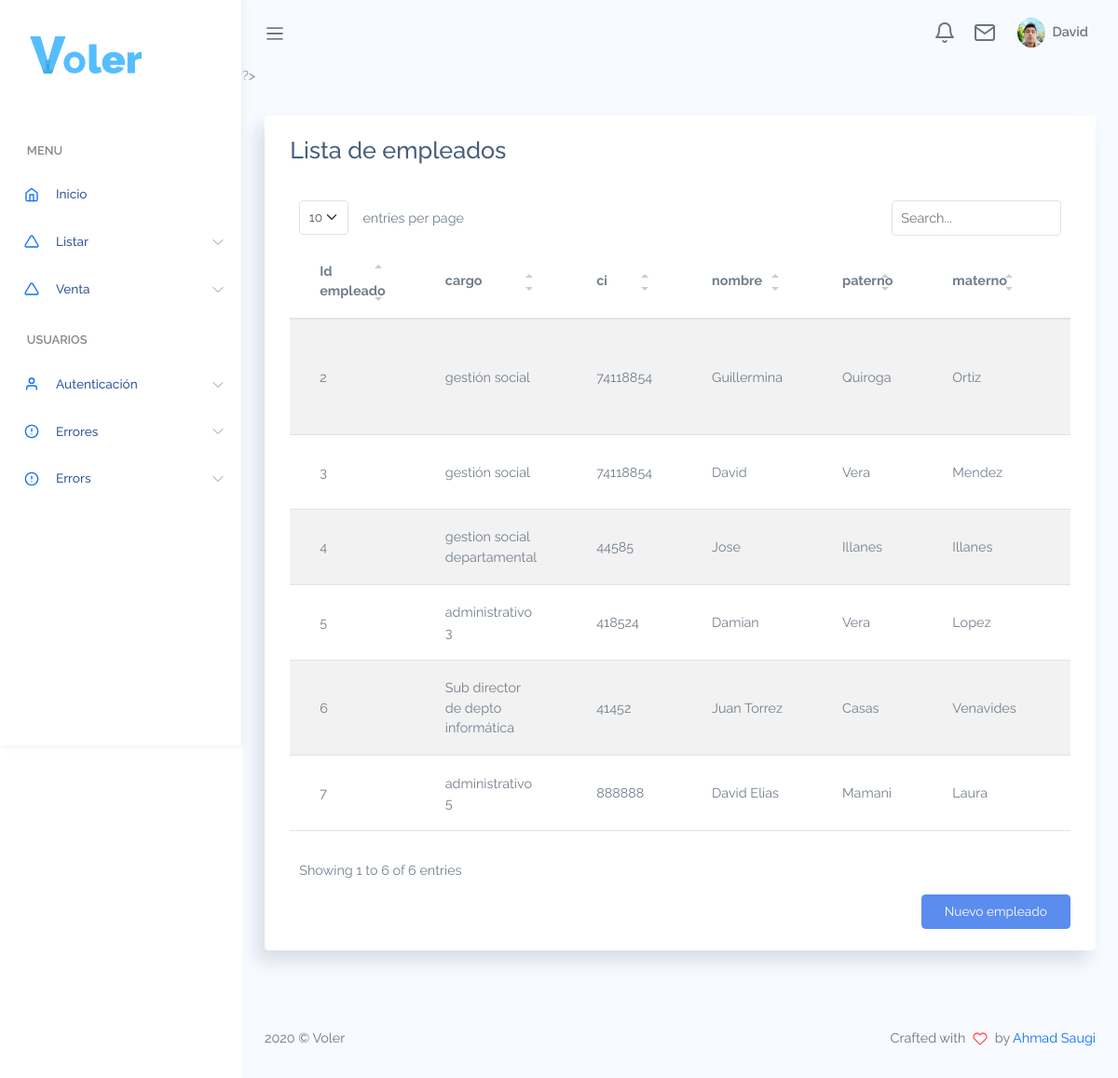
The page /listar/lista_empleado.php (signed in) on the database its author committed.
### tables this page shows
CREATE TABLE `empleado` (
  `id_empleado` int unsigned NOT NULL AUTO_INCREMENT,
  `id_cargo` int unsigned NOT NULL,
  `ci` varchar(20) DEFAULT NULL,
  `nombre` varchar(50) DEFAULT NULL,
  `paterno` varchar(35) DEFAULT NULL,
  `materno` varchar(35) DEFAULT NULL,
  `direccion` varchar(60) DEFAULT NULL,
  `telefono` varchar(15) DEFAULT NULL,
  `fechanacimiento` date DEFAULT NULL,
  `genero` char(2) DEFAULT NULL,
  `intereses` varchar(120) DEFAULT NULL,
  `estado` char(2) NOT NULL DEFAULT '1',
  PRIMARY KEY (`id_empleado`),
  KEY `fk_empleado_cargo1_idx` (`id_cargo`),
  CONSTRAINT `fk_empleado_cargo1` FOREIGN KEY (`id_cargo`) REFERENCES `cargo` (`id_cargo`) ON DELETE CASCADE ON UPDATE CASCADE
);

CREATE TABLE `cargo` (
  `id_cargo` int unsigned NOT NULL AUTO_INCREMENT,
  `cargo` varchar(50) DEFAULT NULL,
  `estado` char(2) NOT NULL DEFAULT '1',
  PRIMARY KEY (`id_cargo`)
);

### listar/lista_empleado.php (the view, shortened to what this page needs)
<?php
include('../bd/coneccion.php');
if($_SESSION['nivel']==1){
    include('../cuerpo/encabezado.php');
}else{
    if($_SESSION['nivel']==2){
        include('../cuerpo/encabezado2.php');
    }
}
?>
?>
<div class="main-content container-fluid">
    <section class="section">
        <div class="card">
            <div class="card-header">
                <h3>Lista de empleados</h3>
            </div>
            <div class="card-body">
                <table class='table table-striped' id="table1">
                    <thead>
                        <tr>
                            <th>Id empleado</th><th>cargo</th><th>ci</th><th>nombre</th><th>paterno</th>
                            <th>materno</th><th>direccion</th><th>telefono</th><th>fecha nacimiento</th>
                        </tr>
                    </thead>
                    <tbody>
                        <?php
                        $resultado = mysqli_query($conexion,"SELECT * FROM empleado WHERE estado=1");
                        while($dato = mysqli_fetch_array($resultado)){
                            $id=$dato['id_empleado'];
                            $id_cargo=$dato['id_cargo'];
                            $result=mysqli_fetch_array(mysqli_query($conexion,"SELECT * FROM cargo WHERE id_cargo=$id_cargo"));
                            $ci=$dato['ci'];
                            $nom=$dato['nombre'];
                            $paterno=$dato['paterno'];
                            $materno=$dato['materno'];
                            $direccion=$dato['direccion'];
                            ?>
                            <tr>
                                <td><?=$id?></td><td><?=$result['cargo']?></td><td><?=$ci?></td><td><?=$nom?></td>
                                <td><?=$paterno?></td><td><?=$materno?></td><td><?=$direccion?></td>
                            </tr>
                            <?php
                        }
                        ?>
                    </tbody>
                </table>
                <div class="col-12 d-flex justify-content-end">
                    <a href="../registrar/registro_empleado.php" class="btn btn-primary">Nuevo empleado</a>
                </div>
            </div>
        </div>
    </section>
</div>
<?php include('../cuerpo/pie.php');?>

### assets/css/app.css (style rules this page uses)
* { font-family: "Raleway"; }
#main .main-content { padding: 2rem 1.5rem; }
.btn.btn-primary { color: #fff; }
.card { box-shadow: -8px 12px 18px 0 rgba(25, 42, 70, 0.13); margin-bottom: 2.2rem; }
.card .card-header { border: none; }
.card .card-header ~ .card-body { padding-top: 0; }
.card .card-body { padding: 1.4rem 1.7rem; }
.table td, .dataTable-table td, .table thead th, .dataTable-table thead th { vertical-align: middle; }
.table thead th, .dataTable-table thead th { border-bottom: 2px solid #475F7B; }

### rows shown on the page
empleado: id_empleado "2", id_cargo.cargo "gestión social", ci "74118854", nombre "Guillermina", paterno "Quiroga", materno "Ortiz"
empleado: id_empleado "3", id_cargo.cargo "gestión social", ci "74118854", nombre "David", paterno "Vera", materno "Mendez"
empleado: id_empleado "4", id_cargo.cargo "gestion social departamental", ci "44585", nombre "Jose", paterno "Illanes", materno "Illanes"
empleado: id_empleado "5", id_cargo.cargo "administrativo 3", ci "418524", nombre "Damian", paterno "Vera", materno "Lopez"
empleado: id_empleado "6", id_cargo.cargo "Sub director de depto informática", ci "41452", nombre "Juan Torrez", paterno "Casas", materno "Venavides"
empleado: id_empleado "7", id_cargo.cargo "administrativo 5", ci "888888", nombre "David Elias", paterno "Mamani", materno "Laura"
